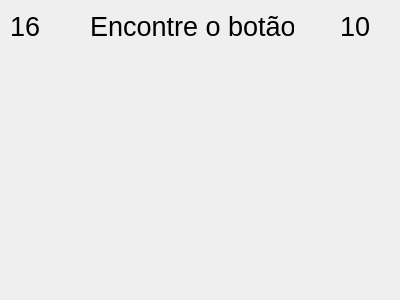
<?xml version="1.0" encoding="UTF-8"?>
<ui version="4.0">
 <class>hardOne</class>
 <widget class="QDialog" name="hardOne">
  <property name="geometry">
   <rect>
    <x>0</x>
    <y>0</y>
    <width>400</width>
    <height>300</height>
   </rect>
  </property>
  <property name="windowTitle">
   <string>Dialog</string>
  </property>
  <widget class="QLabel" name="label">
   <property name="geometry">
    <rect>
     <x>90</x>
     <y>10</y>
     <width>204</width>
     <height>33</height>
    </rect>
   </property>
   <property name="font">
    <font>
     <pointsize>20</pointsize>
    </font>
   </property>
   <property name="text">
    <string>Encontre o botão</string>
   </property>
  </widget>
  <widget class="QPushButton" name="pushButton">
   <property name="geometry">
    <rect>
     <x>50</x>
     <y>233</y>
     <width>20</width>
     <height>20</height>
    </rect>
   </property>
   <property name="cursor">
    <cursorShape>ArrowCursor</cursorShape>
   </property>
   <property name="focusPolicy">
    <enum>Qt::NoFocus</enum>
   </property>
   <property name="styleSheet">
    <string notr="true">QPushButton#pushButton{
border: none;
}

QPushButton#pushButton:hover
{
border: 1px solid red;
}</string>
   </property>
   <property name="text">
    <string/>
   </property>
  </widget>
  <widget class="QLabel" name="label_2">
   <property name="geometry">
    <rect>
     <x>10</x>
     <y>10</y>
     <width>30</width>
     <height>33</height>
    </rect>
   </property>
   <property name="font">
    <font>
     <pointsize>20</pointsize>
    </font>
   </property>
   <property name="text">
    <string>16.</string>
   </property>
  </widget>
  <widget class="QLabel" name="contagemLabel">
   <property name="geometry">
    <rect>
     <x>340</x>
     <y>10</y>
     <width>30</width>
     <height>33</height>
    </rect>
   </property>
   <property name="font">
    <font>
     <pointsize>20</pointsize>
    </font>
   </property>
   <property name="text">
    <string>10</string>
   </property>
  </widget>
 </widget>
 <resources/>
 <connections/>
</ui>
